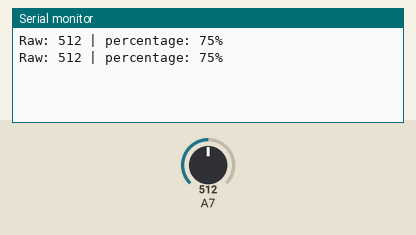
Simulated run of this sketch. Board: Arduino Mega 2560, built with avr-gcc and run on an emulated ATmega2560. Parts: the last lines printed to the serial monitor. The test bench sets the inputs (shaded band); at power-on: A7 = 512.

Above: at 1.8 s.
1.9 s: A7 set to 716
At 2.7 s:
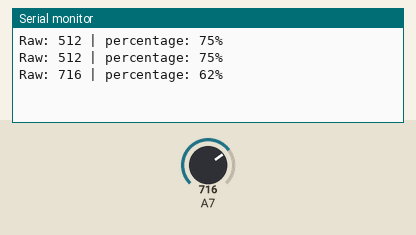
3.4 s: A7 set to 900
At 4.8 s:
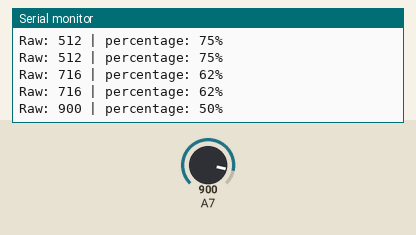
Timing chart, 0 to 6.4 s (numbered marks = the images above; inputs shaded):
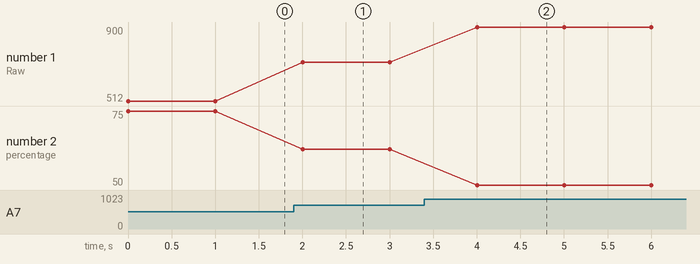

Measured:
- after the input at 1.9 s, the serial monitor: prints a new line after 0.10 s (image 1)
- after the input at 3.4 s, the serial monitor: prints a new line after 0.60 s (image 2)
- plotted number 1: 512 → 716 after the input at 1.9 s, 716 → 900 after the input at 3.4 s
- plotted number 2: 75 → 62 after the input at 1.9 s, 62 → 50 after the input at 3.4 s

The sketch:

capacitive_soil_moisture_calibration.ino
```cpp
int soiPin = 39;
int moisture;
int percentage;

int map_low = 95;
int map_high = 1700;

void setup() {
  Serial.begin(9600);
}

void loop(){
  moisture = analogRead(soiPin);
  Serial.print("Raw: ");
  Serial.print(moisture);
  percentage = map(moisture, map_low, map_high, 100, 0);
  Serial.print(" | percentage: ");
  Serial.print(percentage);
  Serial.println("%");
  delay(1000);
}
```
